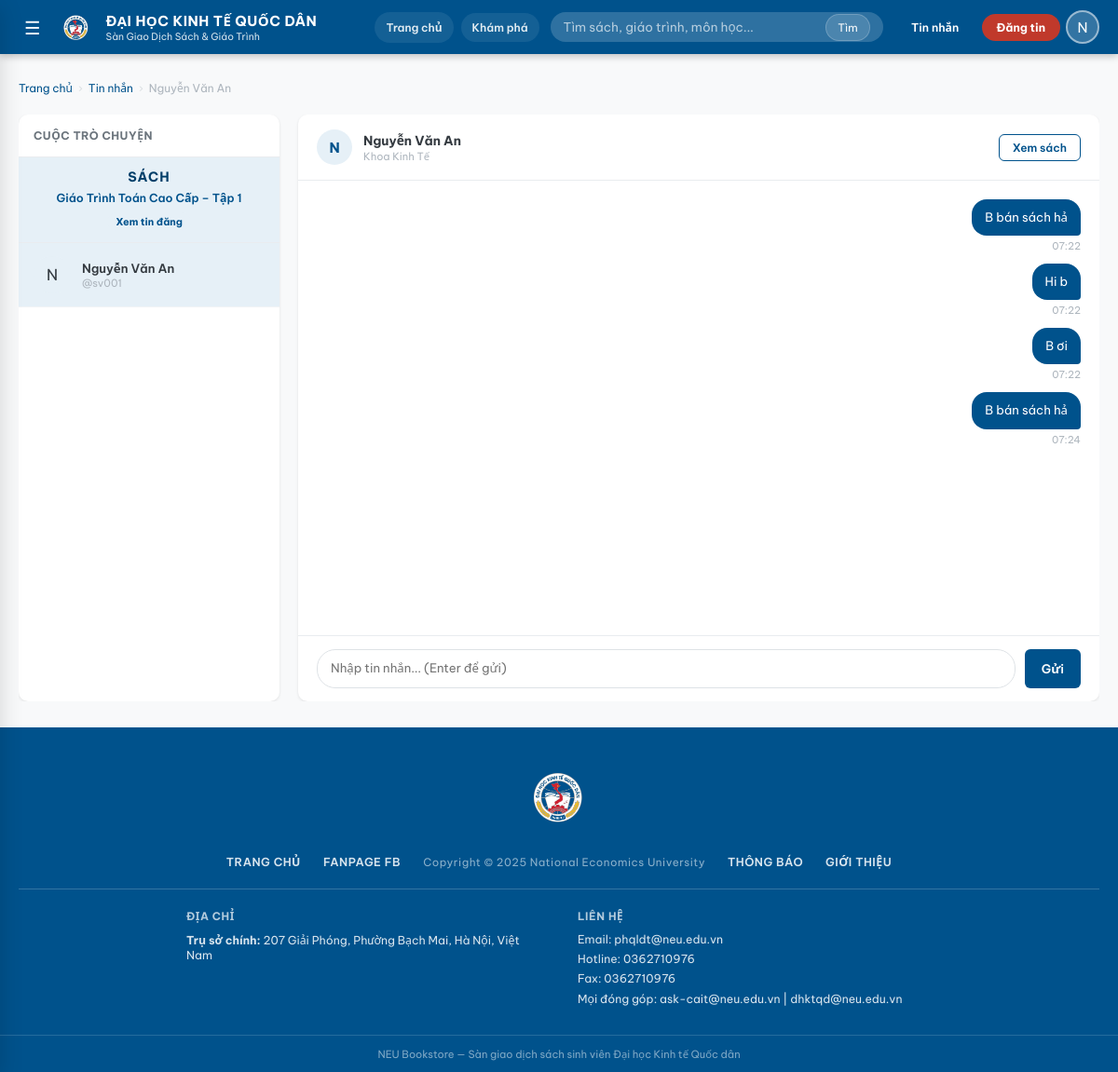
The app's page /messages/1/2 (signed in) with its own data.
### tables this page shows
CREATE TABLE users (
    id            INTEGER PRIMARY KEY AUTOINCREMENT,
    username      TEXT    UNIQUE NOT NULL,
    password_hash TEXT    NOT NULL,
    full_name     TEXT,
    email         TEXT,
    phone         TEXT,
    student_id    TEXT    UNIQUE,
    faculty       TEXT,
    course_year   INTEGER,
    role          TEXT    DEFAULT 'student' CHECK(role IN ('student','admin')),
    bio           TEXT,
    rating_avg    REAL    DEFAULT 0,
    rating_count  INTEGER DEFAULT 0,
    created_at    TIMESTAMP DEFAULT CURRENT_TIMESTAMP
, reputation_score INTEGER DEFAULT 0, completed_deals INTEGER DEFAULT 0, location_label TEXT, latitude REAL, longitude REAL);

CREATE TABLE books (
    id           INTEGER PRIMARY KEY AUTOINCREMENT,
    title        TEXT    NOT NULL,
    author       TEXT,
    isbn         TEXT,
    publisher    TEXT,
    publish_year INTEGER,
    edition      TEXT,
    category_id  INTEGER REFERENCES categories(id) ON DELETE SET NULL,
    faculty      TEXT,
    course_year  INTEGER,
    subject_code TEXT,
    description  TEXT,
    cover_emoji  TEXT    DEFAULT '📖',
    created_at   TIMESTAMP DEFAULT CURRENT_TIMESTAMP
, cover_image TEXT);

CREATE TABLE messages (
    id          INTEGER PRIMARY KEY AUTOINCREMENT,
    listing_id  INTEGER REFERENCES listings(id)  ON DELETE CASCADE,
    sender_id   INTEGER REFERENCES users(id)     ON DELETE CASCADE,
    receiver_id INTEGER REFERENCES users(id)     ON DELETE CASCADE,
    content     TEXT    NOT NULL,
    is_read     INTEGER DEFAULT 0,
    created_at  TIMESTAMP DEFAULT CURRENT_TIMESTAMP
);

### app.py (the view, shortened to what this page needs)
@app.route("/messages/<int:lid>/<int:oid>", methods=["GET", "POST"])
@login_required
def chat(lid, oid):
    conn = get_db_connection()
    uid  = session["user_id"]
    conn.execute(
        "UPDATE messages SET is_read=1 WHERE listing_id=? AND sender_id=? AND receiver_id=?",
        (lid, oid, uid),
    )
    conn.commit()
    msgs = conn.execute("""
        SELECT m.*, u.full_name sender_name, u.username sender_username
        FROM messages m
        JOIN users u ON u.id=m.sender_id
        WHERE m.listing_id=?
          AND ((m.sender_id=? AND m.receiver_id=?) OR (m.sender_id=? AND m.receiver_id=?))
        ORDER BY m.created_at ASC
    """, (lid, uid, oid, oid, uid)).fetchall()
    listing    = conn.execute(
        "SELECT l.*, b.title, b.cover_emoji, b.cover_image FROM listings l JOIN books b ON b.id=l.book_id WHERE l.id=?",
        (lid,),
    ).fetchone()
    other_user = conn.execute("SELECT * FROM users WHERE id=?", (oid,)).fetchone()
    conn.close()
    return render_template(
        "chat.html",
        msgs=msgs,
        listing=listing,
        other_user=other_user,
        listing_id=lid,
        other_id=oid,
    )

### app.py (called while the page is built, shortened)
def _text_quality_score(value: str) -> int:
    bad_score = sum(value.count(token) for token in MOJIBAKE_TOKENS) * 10
    good_score = sum(ch.lower() in VIETNAMESE_CHARS for ch in value)
    return good_score - bad_score

def repair_text(value):
    if not isinstance(value, str) or not value:
        return value
    candidates = [value]
    return max(candidates, key=_text_quality_score)

def format_local_timestamp(value, fmt="%H:%M"):
    if not value:
        return ""
    try:
        dt = datetime.strptime(value, "%Y-%m-%d %H:%M:%S") + timedelta(hours=7)
        return dt.strftime(fmt)
    except ValueError:
        return value

def login_required(f):
    @wraps(f)
    def decorated(*args, **kwargs):
        if "user_id" not in session:
            flash("Vui lòng đăng nhập để tiếp tục.", "warning")
            return redirect(url_for("login"))
        return f(*args, **kwargs)
    return decorated

def get_current_user():
    if "user_id" not in session:
        return None
    conn = get_db_connection()
    user = conn.execute("SELECT * FROM users WHERE id=?", (session["user_id"],)).fetchone()
    conn.close()
    return user

### database.py (called while the page is built)
def get_db_connection() -> sqlite3.Connection:
    conn = sqlite3.connect(DATABASE)
    conn.row_factory = sqlite3.Row
    conn.execute("PRAGMA foreign_keys = ON")
    return conn

### templates/chat.html (shortened to what this page needs)
{% extends "base.html" %}
{% block content %}
<div class="container">
  <div class="breadcrumb">
    <a href="{{ url_for('home') }}">Trang chủ</a>
    <span class="breadcrumb-sep">›</span>
    <a href="{{ url_for('messages') }}">Tin nhắn</a>
    <span class="breadcrumb-sep">›</span>
    <span>{{ other_user.full_name or other_user.username }}</span>
  </div>
  <div class="chat-container chat-shell">
    <div class="chat-list">
      <div style="padding:14px 16px;border-bottom:1px solid var(--gray-200);
                  font-size:.8rem;font-weight:700;color:var(--gray-600);
                  text-transform:uppercase;letter-spacing:.5px">
        Cuộc trò chuyện
      </div>
      {% if listing %}
        <div style="padding:12px 16px;background:var(--neu-blue-light);
                    border-bottom:1px solid var(--gray-200)">
          <div class="book-card-cover-label" style="text-align:center;margin-bottom:6px">Sách</div>
          <div style="font-size:.82rem;font-weight:600;color:var(--neu-blue);
                      line-height:1.3;text-align:center">
            {{ listing.title }}
          </div>
          <div style="text-align:center;margin-top:6px">
            <a href="{{ url_for('listing_detail', lid=listing_id) }}"
               class="badge badge-blue" style="font-size:.72rem">
              Xem tin đăng
            </a>
          </div>
        </div>
      {% endif %}
      <div class="chat-item active">
        <div class="chat-item-avatar">
          {{ other_user.full_name[0] if other_user.full_name else '?' }}
        </div>
        <div>
          <div style="font-weight:600;font-size:.88rem">
            {{ other_user.full_name or other_user.username }}
          </div>
          <div style="font-size:.75rem;color:var(--gray-500)">
            @{{ other_user.username }}
          </div>
        </div>
      </div>
    </div>
    <div class="chat-messages">
      <div class="chat-header">
        <div style="width:38px;height:38px;border-radius:50%;
                    background:var(--neu-blue-light);
                    display:flex;align-items:center;justify-content:center;
                    font-size:1rem;font-weight:700;color:var(--neu-blue)">
          {{ other_user.full_name[0] if other_user.full_name else '?' }}
        </div>
        <div>
          <div style="font-weight:700;font-size:.92rem">
            {{ other_user.full_name or other_user.username }}
          </div>
          {% if other_user.faculty %}
            <div style="font-size:.75rem;color:var(--gray-500)">{{ other_user.faculty }}</div>
          {% endif %}
        </div>
        <div style="margin-left:auto">
          <a href="{{ url_for('listing_detail', lid=listing_id) }}"
             class="btn btn-outline btn-sm">Xem sách</a>
        </div>
      </div>
      <div class="chat-body" id="chatBody" data-last-id="{{ msgs[-1].id if msgs else 0 }}">
        {% if msgs %}
          {% for m in msgs %}
            {% set is_me = m.sender_id == session.get('user_id') %}
            <div class="msg {{ 'msg-me' if is_me else 'msg-them' }}" data-message-id="{{ m.id }}">
              <div class="msg-bubble">{{ m.content }}</div>
              <div class="msg-time">{{ format_local_timestamp(m.created_at) }}</div>
            </div>
          {% endfor %}
        {% else %}
          <div id="chatEmptyState" style="text-align:center;color:var(--gray-400);
                      margin:auto;font-size:.88rem">
            Bắt đầu cuộc trò chuyện về cuốn sách này
          </div>
        {% endif %}
      </div>
      <form class="chat-input" id="chatForm" method="POST"
            action="{{ url_for('chat', lid=listing_id, oid=other_id) }}">
        <textarea name="content" placeholder="Nhập tin nhắn... (Enter để gửi)"
                  rows="1"></textarea>
        <button type="submit" id="chatSubmitBtn" class="btn btn-primary" style="padding:0 18px;height:42px">
          Gửi
        </button>
      </form>
    </div>
  </div>
</div>
{% endblock %}

### templates/base.html (shortened to what this page needs)
<!DOCTYPE html>
<html lang="vi">
<head>
  <link rel="stylesheet" href="{{ url_for('static', filename='css/style.css') }}">
</head>
<body>
<div class="page-wrapper">
  <header class="site-header">
    <div class="header-inner">
      <button class="header-menu-btn" id="menuBtn" title="Mở menu">☰</button>
      <a href="{{ url_for('home') }}" class="header-logo">
        <img src="{{ url_for('static', filename='images/neu-logo.png') }}" alt="NEU logo" class="header-logo-mark">
        <div class="header-logo-text">
          <span>ĐẠI HỌC KINH TẾ QUỐC DÂN</span>
          <span class="header-logo-sub">Sàn Giao Dịch Sách &amp; Giáo Trình</span>
        </div>
      </a>
      {% if current_user %}
        <div class="header-quicknav">
          <a href="{{ url_for('home') }}" class="header-quicklink">Trang chủ</a>
          <a href="{{ url_for('listings') }}" class="header-quicklink">Khám phá</a>
        </div>
      {% endif %}
      <form class="header-search" action="{{ url_for('listings') }}" method="GET">
        <input type="text" name="q" placeholder="Tìm sách, giáo trình, môn học..." value="{{ request.args.get('q','') }}">
        <button type="submit">Tìm</button>
      </form>
      <div class="header-actions">
        <a href="{{ url_for('messages') }}" class="header-btn" title="Tin nhắn">
          Tin nhắn
        </a>
        <a href="{{ url_for('post_listing') }}" class="btn-post-header">Đăng tin</a>
        <div class="header-account">
          <div class="header-avatar" id="avatarBtn">
            {{ current_user.full_name[0] if current_user and current_user.full_name else 'U' }}
          </div>
        </div>
      </div>
    </div>
  </header>
  <main class="main-content">
    {% block content %}{% endblock %}
  </main>
  <footer class="site-footer">
    <div class="footer-top">
      <div class="container">
        <div class="footer-logo-row">
          <img src="{{ url_for('static', filename='images/neu-logo.png') }}" alt="NEU logo" class="footer-logo-mark">
        </div>
        <div class="footer-nav-row">
          <a href="{{ url_for('home') }}">TRANG CHỦ</a>
          <a href="https://www.facebook.com/neu.edu.vn" target="_blank" rel="noreferrer">FANPAGE FB</a>
          <span class="footer-copyright">Copyright © 2025 National Economics University</span>
          <a href="#">THÔNG BÁO</a>
          <a href="https://neu.edu.vn" target="_blank" rel="noreferrer">GIỚI THIỆU</a>
        </div>
        <div class="footer-info-row">
          <div class="footer-info-block">
            <h4>Địa chỉ</h4>
            <div class="footer-info-item">
              <span><strong>Trụ sở chính:</strong> 207 Giải Phóng, Phường Bạch Mai, Hà Nội, Việt Nam</span>
            </div>
          </div>
          <div class="footer-info-block">
            <h4>Liên hệ</h4>
            <div class="footer-info-item"><span>Email: phqldt@neu.edu.vn</span></div>
            <div class="footer-info-item"><span>Hotline: 0362710976</span></div>
            <div class="footer-info-item"><span>Fax: 0362710976</span></div>
            <div class="footer-info-item"><span>Mọi đóng góp: ask-cait@neu.edu.vn | dhktqd@neu.edu.vn</span></div>
          </div>
        </div>
      </div>
    </div>
    <div class="footer-bottom">NEU Bookstore — Sàn giao dịch sách sinh viên Đại học Kinh tế Quốc dân</div>
  </footer>
</div>
</body>
</html>

### records on screen
users: full_name "N", full_name "Nguyễn Văn An", username "sv001", faculty "Khoa Kinh Tế"
books: title "Giáo Trình Toán Cao Cấp – Tập 1"
messages: content "B bán sách hả", created_at "07:22"
messages: content "Hi b", created_at "07:22"
messages: content "B ơi", created_at "07:22"
messages: content "B bán sách hả", created_at "07:24"
